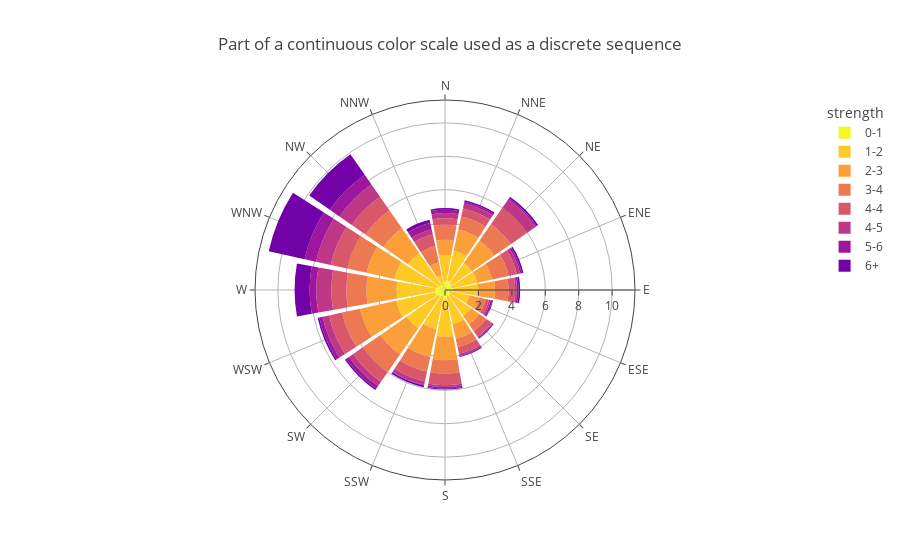

Source (notebook cell):
### Code cell
df = px.data.wind()
fig = px.bar_polar(df, r="frequency", theta="direction", color="strength",
                   color_discrete_sequence= px.colors.sequential.Plasma_r,
                   title="Part of a continuous color scale used as a discrete sequence"
                  )
fig.show()

### Figure 1 — Plotly figure (JSON) as saved in the notebook; plotly's stock layout.template omitted (floating-point values rounded to 4 significant figures)
{"data": [{"hovertemplate": "strength=0-1<br>frequency=%{r}<br>direction=%{theta}<extra></extra>", "legendgroup": "0-1", "marker": {"color": "#f0f921", "pattern": {"shape": ""}}, "name": "0-1", "r": [0.5, 0.6, 0.5, 0.4, 0.4, 0.3, 0.4, 0.4, 0.6, 0.4, 0.5, 0.6, 0.6, 0.5, 0.4, 0.1], "showlegend": true, "subplot": "polar", "theta": ["N", "NNE", "NE", "ENE", "E", "ESE", "SE", "SSE", "S", "SSW", "SW", "WSW", "W", "WNW", "NW", "NNW"], "type": "barpolar"}, {"hovertemplate": "strength=1-2<br>frequency=%{r}<br>direction=%{theta}<extra></extra>", "legendgroup": "1-2", "marker": {"color": "#fdca26", "pattern": {"shape": ""}}, "name": "1-2", "r": [1.6, 1.8, 1.5, 1.6, 1.6, 1.2, 1.5, 1.7, 2.2, 2, 2.3, 2.4, 2.3, 2.6, 2.3, 0.8], "showlegend": true, "subplot": "polar", "theta": ["N", "NNE", "NE", "ENE", "E", "ESE", "SE", "SSE", "S", "SSW", "SW", "WSW", "W", "WNW", "NW", "NNW"], "type": "barpolar"}, {"hovertemplate": "strength=2-3<br>frequency=%{r}<br>direction=%{theta}<extra></extra>", "legendgroup": "2-3", "marker": {"color": "#fb9f3a", "pattern": {"shape": ""}}, "name": "2-3", "r": [0.9, 1.3, 1.6, 0.9, 1, 0.6, 0.6, 0.9, 1.4, 1.7, 1.9, 2.2, 1.8, 1.7, 1.8, 0.8], "showlegend": true, "subplot": "polar", "theta": ["N", "NNE", "NE", "ENE", "E", "ESE", "SE", "SSE", "S", "SSW", "SW", "WSW", "W", "WNW", "NW", "NNW"], "type": "barpolar"}, {"hovertemplate": "strength=3-4<br>frequency=%{r}<br>direction=%{theta}<extra></extra>", "legendgroup": "3-4", "marker": {"color": "#ed7953", "pattern": {"shape": ""}}, "name": "3-4", "r": [0.9, 0.8, 1.2, 1, 0.8, 0.4, 0.5, 0.5, 0.8, 0.9, 1.3, 1.1, 1.2, 1.2, 1.3, 1], "showlegend": true, "subplot": "polar", "theta": ["N", "NNE", "NE", "ENE", "E", "ESE", "SE", "SSE", "S", "SSW", "SW", "WSW", "W", "WNW", "NW", "NNW"], "type": "barpolar"}, {"hovertemplate": "strength=4-4<br>frequency=%{r}<br>direction=%{theta}<extra></extra>", "legendgroup": "4-4", "marker": {"color": "#d8576b", "pattern": {"shape": ""}}, "name": "4-4", "r": [0.4, 0.5, 1.2, 0.5, 0.4, 0.2, 0.4, 0.4, 0.7, 0.6, 0.7, 0.8, 0.9, 1, 1, 0.7], "showlegend": true, "subplot": "polar", "theta": ["N", "NNE", "NE", "ENE", "E", "ESE", "SE", "SSE", "S", "SSW", "SW", "WSW", "W", "WNW", "NW", "NNW"], "type": "barpolar"}, {"hovertemplate": "strength=4-5<br>frequency=%{r}<br>direction=%{theta}<extra></extra>", "legendgroup": "4-5", "marker": {"color": "#bd3786", "pattern": {"shape": ""}}, "name": "4-5", "r": [0.3, 0.3, 0.6, 0.2, 0.1, 0.1, 0.05, 0.1, 0.1, 0.2, 0.3, 0.4, 0.9, 0.9, 0.9, 0.3], "showlegend": true, "subplot": "polar", "theta": ["N", "NNE", "NE", "ENE", "E", "ESE", "SE", "SSE", "S", "SSW", "SW", "WSW", "W", "WNW", "NW", "NNW"], "type": "barpolar"}, {"hovertemplate": "strength=5-6<br>frequency=%{r}<br>direction=%{theta}<extra></extra>", "legendgroup": "5-6", "marker": {"color": "#9c179e", "pattern": {"shape": ""}}, "name": "5-6", "r": [0.2, 0.1, 0.1, 0.1, 0.1, 0.1, 0.05, 0.05, 0.1, 0.05, 0.2, 0.2, 0.4, 0.7, 0.7, 0.4], "showlegend": true, "subplot": "polar", "theta": ["N", "NNE", "NE", "ENE", "E", "ESE", "SE", "SSE", "S", "SSW", "SW", "WSW", "W", "WNW", "NW", "NNW"], "type": "barpolar"}, {"hovertemplate": "strength=6+<br>frequency=%{r}<br>direction=%{theta}<extra></extra>", "legendgroup": "6+", "marker": {"color": "#7201a8", "pattern": {"shape": ""}}, "name": "6+", "r": [0.1, 0.1, 0.1, 0.1, 0.1, 0.05, 0.05, 0.05, 0.05, 0.1, 0.1, 0.1, 0.9, 2.2, 1.5, 0.2], "showlegend": true, "subplot": "polar", "theta": ["N", "NNE", "NE", "ENE", "E", "ESE", "SE", "SSE", "S", "SSW", "SW", "WSW", "W", "WNW", "NW", "NNW"], "type": "barpolar"}], "layout": {"autosize": true, "barmode": "relative", "legend": {"title": {"text": "strength"}, "tracegroupgap": 0}, "polar": {"angularaxis": {"direction": "clockwise", "rotation": 90, "type": "category"}, "domain": {"x": [0, 1], "y": [0, 1]}, "radialaxis": {"autorange": true, "range": [0, 11.37], "type": "linear"}}, "title": {"text": "Part of a continuous color scale used as a discrete sequence"}}}
